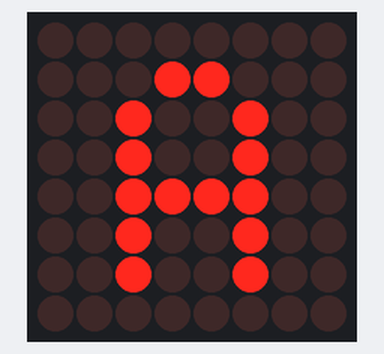
Bench run of a sketch on a simulated Arduino Uno, built with avr-gcc and run on an emulated ATmega328P. Shown: 8×8 LED matrix. Wiring (inferred from the names in the program): LED matrix (orientation assumed): rows pin 13, pin 12, pin 11, pin 10, pin 9, pin 8, pin 7, pin 6; columns pin 5, pin 4, pin 3, pin 2, A4, A3, A2, A1.

Above: at 0.3 s.

The sketch:

game_10.ino
```cpp
#define ROW1 13
#define ROW2 12
#define ROW3 11
#define ROW4 10
#define ROW5 9
#define ROW6 8
#define ROW7 7
#define ROW8 6

#define COL1 5
#define COL2 4
#define COL3 3
#define COL4 2
#define COL5 A4
#define COL6 A3
#define COL7 A2
#define COL8 A1

const int row[] = {ROW1, ROW2, ROW3, ROW4, ROW5, ROW6, ROW7, ROW8};
const int col[] = {COL1,COL2, COL3, COL4, COL5, COL6, COL7, COL8};


int A[8][8] = {{1,1,1,1,1,1,1,1},
           {1,1,1,0,0,1,1,1},
           {1,1,0,1,1,0,1,1},
           {1,1,0,1,1,0,1,1},
           {1,1,0,0,0,0,1,1},
           {1,1,0,1,1,0,1,1},
           {1,1,0,1,1,0,1,1},
           {1,1,1,1,1,1,1,1}};

void setup() {
  Serial.begin(9600);
  for (int i = 2; i <= 13; i++) {
    pinMode(i, OUTPUT);
    digitalWrite(i, LOW);
  }
  pinMode(A1, OUTPUT);
  digitalWrite(A1, LOW);
  pinMode(A2, OUTPUT);
  digitalWrite(A2, LOW);
  pinMode(A3, OUTPUT);
  digitalWrite(A3, LOW);
  pinMode(A4, OUTPUT);
  digitalWrite(A4, LOW);
}

void loop() {

  delay(10);
  yaz(A);

}

void  yaz(int matrix[8][8]){
  for (int c=0; c<8; c++){

    digitalWrite(col[c], HIGH);
    for (int r = 0; r < 8; r++){
      digitalWrite(row[r], 255*matrix[r][c]);
     delay(1);
    }
    for (int r = 0; r < 8; r++){
      digitalWrite(row[r], HIGH);
     delay(1);
    }

    digitalWrite(col[c], LOW);
  }
}
```
